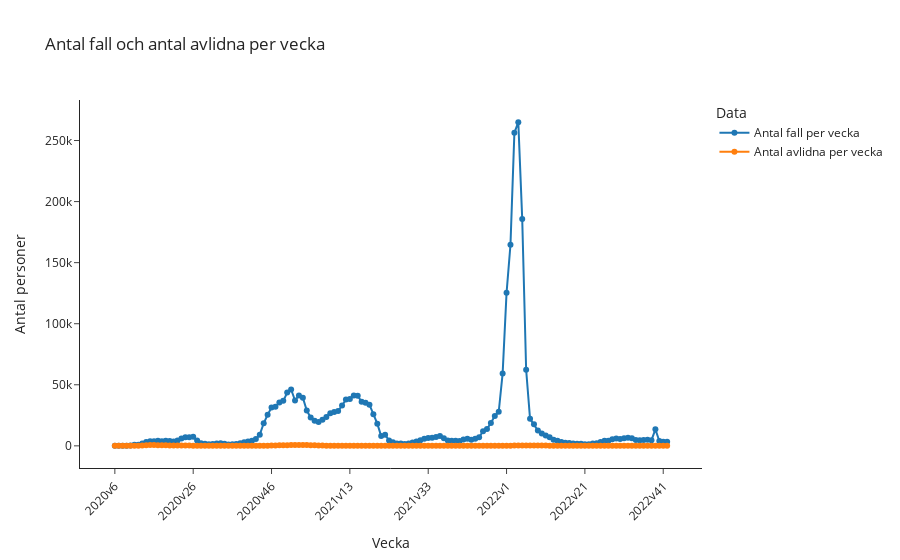

The notebook cell saved with this chart:
### Code cell
fig = px.line(
            veckodata_riket.rename(columns={"Antal_fall_vecka": "Antal fall per vecka", "Antal_avlidna_vecka": "Antal avlidna per vecka"}), 
            x='Vecka', y=['Antal fall per vecka', "Antal avlidna per vecka"], 
            title='Antal fall och antal avlidna per vecka',
            labels={
                "value": "Antal personer",
                "variable": "Data",
            },
            template="simple_white",
            markers=True
)

fig.update_layout(
    xaxis=dict(
        tickangle=-45,
        tickmode='linear',
        dtick=20
    )
)

fig.write_html("Antal fall och avlidna per vecka.html")

fig.show()

### Figure 1 — Plotly figure (JSON) as saved in the notebook; plotly's stock layout.template omitted (floating-point values rounded to 4 significant figures; data arrays with more than 128 entries replaced by an {"elided": "..."} marker saying what was removed)
{"data": [{"hovertemplate": "Data=Antal fall per vecka<br>Vecka=%{x}<br>Antal personer=%{y}<extra></extra>", "legendgroup": "Antal fall per vecka", "line": {"color": "#1F77B4", "dash": "solid"}, "marker": {"symbol": "circle"}, "mode": "markers+lines", "name": "Antal fall per vecka", "orientation": "v", "showlegend": true, "type": "scatter", "x": {"elided": "142 str values"}, "xaxis": "x", "y": {"elided": "142 int values"}, "yaxis": "y"}, {"hovertemplate": "Data=Antal avlidna per vecka<br>Vecka=%{x}<br>Antal personer=%{y}<extra></extra>", "legendgroup": "Antal avlidna per vecka", "line": {"color": "#FF7F0E", "dash": "solid"}, "marker": {"symbol": "circle"}, "mode": "markers+lines", "name": "Antal avlidna per vecka", "orientation": "v", "showlegend": true, "type": "scatter", "x": {"elided": "142 str values"}, "xaxis": "x", "y": {"elided": "142 int values"}, "yaxis": "y"}], "layout": {"legend": {"title": {"text": "Data"}, "tracegroupgap": 0}, "title": {"text": "Antal fall och antal avlidna per vecka"}, "xaxis": {"anchor": "y", "domain": [0, 1], "dtick": 20, "tickangle": -45, "tickmode": "linear", "title": {"text": "Vecka"}}, "yaxis": {"anchor": "x", "domain": [0, 1], "title": {"text": "Antal personer"}}}}
